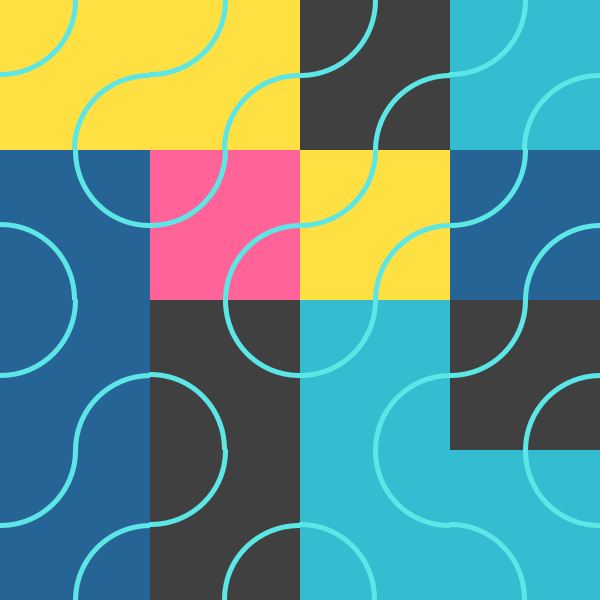
Frame 1 (no input)
Frame 60 (the mouse pressed at the canvas centre just before this capture): identical to frame 1, image omitted
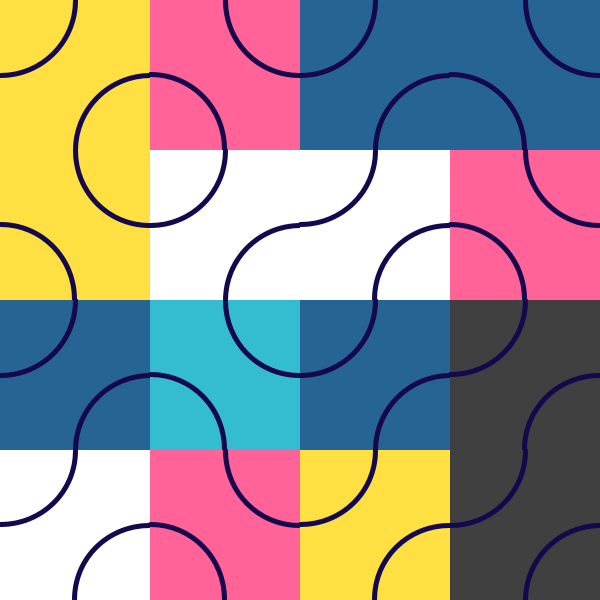
Frame 120 (the mouse held since frame 60 and released just before this capture)

The Processing sketch that drew these frames (run headless with seeded random() and noise(); from frame 60 on, the mouse is pressed at the canvas centre):

// Processing sketch: sketch_210815a
// ── sketch_210815a.pde
int tileCount = 4;
int actRandomSeed = 0;
int[] Color = {#34bcd1, #ffe042, #ff6397, #276496, #ffffff, #404040}; 
int[] Color2 = {#ff7b00, #ff8800, #ff9500, #ffa200, #ffaa00, #ffb700, #ffc300, #ffd000, #ffdd00, #ffea00};
int[] Color3 = {#ff4f19, #15084d, #5ce6e6};

void setup(){
  size(600,600);
  rectMode(CENTER);
}

void draw(){
  int tw = width / tileCount;
  smooth();
  strokeWeight(5);
  background(100);
  randomSeed(actRandomSeed);
  int stcol = Color3[(int)random(0,3)];
  for (int i= 0; i<tileCount; i++){
    for (int j = 0; j<tileCount; j++){ 
      int centX = i * tw + tw/2;
      int centY = j * tw + tw/2;
      float ang = int(random(0,3))*PI/2;
      push();
      translate(centX,centY);
      rotate(ang);
      fill(Color[(int)random(0,6)]);
      noStroke();
      rect(0,0,tw,tw);
      stroke(stcol);
      noFill();
      arc(-tw / 2, -tw / 2, tw, tw, 0, PI /2);
      arc(tw / 2, tw / 2, tw, tw, PI, PI / 2 * 3);
      pop();

    }
  }
}

void mousePressed() {
  actRandomSeed = (int) random(100000);
}
